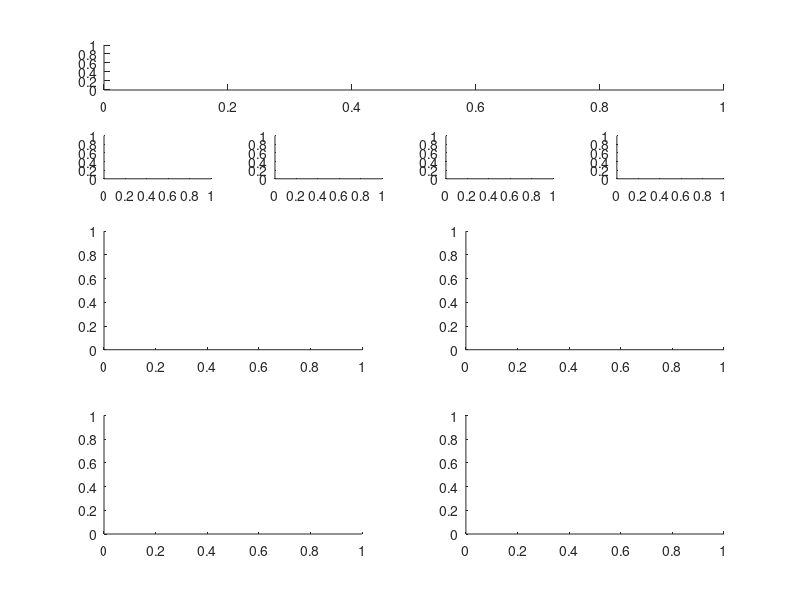

Here is the MATLAB script that generated this plot: (Note: this script raises an error after producing the figure.)

close all
addpath('../')
clear ch ax

% make the figure
figure('outerposition',[300 300 800 1000],'PaperUnits','points','PaperSize',[800 1000]); hold on

ax.cartoon = subplot(6,1,1); hold on
ax.spiking_g = subplot(6,4,5); hold on
ax.spiking_V = subplot(6,4,6); hold on
ax.spiking_f = subplot(3,2,3); hold on
ax.spiking_Ca = subplot(3,2,5); hold on

ax.bursting_g = subplot(6,4,7); hold on
ax.bursting_V = subplot(6,4,8); hold on
ax.bursting_f = subplot(3,2,4); hold on
ax.bursting_Ca = subplot(3,2,6); hold on

figlib.pretty('plw',1,'lw',1,'fs',12)

% make a spiking neuron
x = singleCompartment.makeNeuron();
singleCompartment.disableControllers(x)
x.set('*gbar',[190 64 4.3 .62 0 1517 .125 1820])

% measure calcium levels in base model
x.dt = .1;
x.t_end = 10e3;
x.integrate;
V = x.integrate;
Ca0 = x.AB.Ca_average;
metrics0 = xtools.V2metrics(V,'sampling_rate',10);

time = (1:length(V))*1e-3*x.dt;
plot(ax.spiking_V,time,V,'k')
set(ax.spiking_V,'XLim',[0 1])


x.plotgbars(ax.spiking_g,'AB')

for i = 1:length(x.handles.gbar_plot)
	% make stem plots solid
	x.handles.gbar_plot(i).MarkerFaceColor = x.handles.gbar_plot(i).Color;
	x.handles.gbar_plot(i).LineWidth = 1;
end

gbar = x.get('*gbar');
model_hash = hashlib.md5hash([gbar(:); [2 3]'; [1 4 5 6 8]']);

% measure Calcium level set
singleCompartment.perturb.findCalciumNullcline(x);
load([model_hash '_calcium.voronoi'],'v','-mat')



% measure behaviour in a grid using xgrid
% we will encode behaviour using colours 


gridsize = 100;
g0 = x.get('*gbar');

x0 = sum(g0(2:3));
y0 = sum(g0([1 4 5 6 8]));

x_range = corelib.logrange(x0/100,x0*10,gridsize);
y_range = corelib.logrange(y0/100,y0*10,gridsize);



if exist('spiking_neuron_grid.mat','file')
	load('spiking_neuron_grid.mat','g','Ca','metrics')
else

	

	all_g = repmat(g0,1,100,100);


	for i = 1:gridsize
		for j = 1:gridsize
			all_g(:,i,j) =  singleCompartment.perturb.scaleG(g0,x_range(i),y_range(j));
		end
	end


	all_g = reshape(all_g,8,gridsize*gridsize);

	p = xgrid;
	p.cleanup;
	p.x = x;
	p.n_batches = 40;
	p.sim_func = @singleCompartment.measureMetrics;
	p.batchify(all_g,x.find('*gbar'));


	p.simulate;
	p.wait()


	[sim_data,metadata] = p.gather;
	metrics = sim_data{1};
	Ca = sim_data{2};
	g = sim_data{3};


	save('spiking_neuron_grid.mat','g','Ca','metrics')

end


% project g onto plane
xx = sum(g(2:3,:));
yy = sum(g([1 4 5 6 8],:));

f = log(metrics(5,:)./metrics0.firing_rate);



show_here = ax.spiking_f;
scatter(show_here,xx,yy,63,f,'filled','Marker','s')
set(show_here,'XScale','log','YScale','log')
c = parula;
c(1,:) = 1;
colormap(show_here,c);
caxis(show_here,[-.5 2])

% show where the reference model is
plot(show_here,x0,y0,'p','MarkerSize',12,'MarkerFaceColor','k','MarkerEdgeColor','k')

ch.spiking_f = colorbar(show_here);
set(ch.spiking_f,'YTick',[-.5 log([25 50 100]/25)],'YTickLabel',{'Silent','25', '50','100'});
title(ch.spiking_f,'f (Hz)')

plot((show_here),x_range,y_range,'k:','LineWidth',2);
axis((show_here),'square');



show_here = ax.spiking_Ca; hold on

rel_ca = log2(Ca./Ca0);
rel_ca(rel_ca<-2) = -2;

scatter(show_here,xx,yy,63,rel_ca,'filled','Marker','s')

set(show_here,'XScale','log','YScale','log')
ch.spiking_Ca = colorbar(show_here);
colormap(show_here,colormaps.redblue);


caxis((show_here),[-4 4])


plot((show_here),x_range,y_range,'k:','LineWidth',2);
axis((show_here),'square');

set(ch.spiking_Ca,'YTick',[-4:2:4],'YTickLabel',{'<1/16','1/4', 'Target','4X','16X'});
title(ch.spiking_Ca,'<[Ca^{2+}]>')



% plot level set
xx = v.boundaries(1).regions.x;
yy = v.boundaries(1).regions.y;
xx(xx==max(xx)) = NaN;
yy(yy==max(yy)) = NaN;
plot(show_here,xx,yy,'k')

XLim = [min(x_range)*.8 max(x_range)*1.2];
YLim = [min(y_range)*.8 max(y_range)*1.2];

set(show_here,'XLim',XLim,'YLim',YLim,'XTick',[10 100 1e3])
set(ax.spiking_f,'XLim',XLim,'YLim',YLim,'XTick',[10 100 1e3])
xlabel(show_here,'$\Sigma \bar{g}_{Ca} (\mu S/mm^2)$','interpreter','latex')
ylabel(show_here,'$\Sigma \bar{g}_{others} (\mu S/mm^2)$','interpreter','latex')
ylabel(ax.spiking_f,'$\Sigma \bar{g}_{others} (\mu S/mm^2)$','interpreter','latex')






% make a bursting neuron
x = singleCompartment.makeNeuron();
singleCompartment.disableControllers(x)
x.set('*gbar',[379 165 2.35 .72 297 1713 .46 1370])

gbar = x.get('*gbar');
model_hash = hashlib.md5hash([gbar(:); [2 3]'; [1 4 5 6 8]']);

% measure calcium levels in base model
x.dt = .1;
x.t_end = 10e3;
x.integrate;
V = x.integrate;
Ca0 = x.AB.Ca_average;
metrics0 = xtools.V2metrics(V,'sampling_rate',10);

% show gbars
x.plotgbars(ax.bursting_g,'AB')

for i = 1:length(x.handles.gbar_plot)
	% make stem plots solid
	x.handles.gbar_plot(i).MarkerFaceColor = x.handles.gbar_plot(i).Color;
	x.handles.gbar_plot(i).LineWidth = 1;
end

% show voltage trace
time = (1:length(V))*1e-3*x.dt;
plot(ax.bursting_V,time,V,'k')
set(ax.bursting_V,'XLim',[0 2])

% measure Calcium level set
singleCompartment.perturb.findCalciumNullcline(x);
load([model_hash '_calcium.voronoi'],'v','-mat')


% measure behaviour in a grid using xgrid
% we will encode behaviour using colours 

gridsize = 100;
g0 = x.get('*gbar');

x0 = sum(g0(2:3));
y0 = sum(g0([1 4 5 6 8]));

x_range = corelib.logrange(x0/100,x0*10,gridsize);
y_range = corelib.logrange(y0/100,y0*10,gridsize);

if exist('bursting_neuron_grid.mat','file')
	load('bursting_neuron_grid.mat','g','Ca','metrics')
else


	all_g = repmat(g0,1,100,100);

	for i = 1:gridsize
		for j = 1:gridsize
			all_g(:,i,j) =  singleCompartment.perturb.scaleG(g0,x_range(i),y_range(j));
		end
	end


	all_g = reshape(all_g,8,gridsize*gridsize);

	p = xgrid;
	p.cleanup;
	p.x = x;
	p.n_batches = 40;
	p.sim_func = @singleCompartment.measureMetrics;
	p.batchify(all_g,x.find('*gbar'));


	p.simulate;
	p.wait()


	[sim_data,metadata] = p.gather;
	metrics = sim_data{1};
	Ca = sim_data{2};
	g = sim_data{3};


	save('bursting_neuron_grid.mat','g','Ca','metrics')

end


% project g onto plane
xx = sum(g(2:3,:));
yy = sum(g([1 4 5 6 8],:));

f = metrics(5,:);
f = f/max(f);


regularity = metrics(9,:)./metrics(11,:);
regularity = log(regularity);
regularity = regularity/max(regularity);


spike_peak = metrics(19,:);
spike_peak = spike_peak - min(spike_peak);
spike_peak = spike_peak/max(spike_peak);

C = zeros(length(xx),3);
C(:,3) = f;
C(:,1) = 1-regularity;
C(:,2) = spike_peak;

show_here = ax.bursting_f;
scatter(show_here,xx,yy,63,C,'filled','Marker','s')
set(show_here,'XScale','log','YScale','log')
axis((show_here),'square');

plot(ax.bursting_f,x_range,y_range,'k:','LineWidth',2);

% show where the reference model is
plot(ax.bursting_f,x0,y0,'p','MarkerSize',12,'MarkerFaceColor','k','MarkerEdgeColor','k')


% show calcium
show_here = ax.bursting_Ca; hold on

rel_ca = log2(Ca./Ca0);
rel_ca(rel_ca<-2) = -2;

scatter(show_here,xx,yy,63,rel_ca,'filled','Marker','s')

set(show_here,'XScale','log','YScale','log')
ch.bursting_Ca = colorbar(show_here);
colormap(show_here,colormaps.redblue);
ch.bursting_Ca.Position = [.92 .11 .01 .1];

caxis((show_here),[-4 4])


plot((show_here),x_range,y_range,'k:','LineWidth',2);
axis((show_here),'square');

set(ch.bursting_Ca,'YTick',[-4:2:4],'YTickLabel',{'<1/16','1/4', 'Target','4X','16X'});
title(ch.bursting_Ca,'<[Ca^{2+}]>')


xx = v.boundaries(1).regions.x;
yy = v.boundaries(1).regions.y;
xx(xx==max(xx)) = NaN;
yy(yy==max(yy)) = NaN;
plot(show_here,xx,yy,'k')


XLim = [min(x_range)*.8 max(x_range)*1.2];
YLim = [min(y_range)*.8 max(y_range)*1.2];

set(show_here,'XLim',XLim,'YLim',YLim,'XTick',[10 100 1e3])
xlabel(show_here,'$\Sigma \bar{g}_{Ca} (\mu S/mm^2)$','interpreter','latex')
ylabel(show_here,'$\Sigma \bar{g}_{others} (\mu S/mm^2)$','interpreter','latex')

set(ax.bursting_f,'XLim',XLim,'YLim',YLim,'XTick',[10 100 1e3])

ylabel(ax.bursting_f,'$\Sigma \bar{g}_{others} (\mu S/mm^2)$','interpreter','latex')

axlib.makeEphys(ax.bursting_V)
axlib.makeEphys(ax.spiking_V,'time_scale',.5)








% cosmetic fixes
ax.spiking_g.Position = [.1 .73 .15 .05];
ax.spiking_g.YLim = [.1 1e4];
ax.spiking_g.YTick = [1 100 1e3];
ax.spiking_g.YMinorTick = 'off';

ax.spiking_V.Position = [.3 .73 .1 .05];

ax.bursting_g.Position = [.6 .73 .15 .05];
ax.bursting_g.YLim = [.1 1e4];
ax.bursting_g.YTick = [1 100 1e3];
ax.bursting_g.YMinorTick = 'off';

ax.bursting_V.Position = [.8 .73 .1 .05];

ylabel(ax.bursting_g,'$\bar{g} (\mu S/mm^2)$','interpreter','latex')

ax.spiking_Ca.Position = [.1 .05 .3 .3];
ax.bursting_Ca.Position = [.6 .05 .3 .3];
ax.spiking_f.Position = [.1 .35 .3 .3];
ax.bursting_f.Position = [.6 .35 .3 .3];

ch.spiking_Ca.Position = [.43 .11 .01 .1];

ch.spiking_f.Position = [.43 .41 .01 .1];

% create fake axes over the bursting f plot to put colorbars there
for i = 1:3
	fake_axes(i) = axes;
	fake_axes(i).Position = ax.bursting_f.Position;
	fake_axes(i).Position(1) = 1;
	set(fake_axes(i),'YTick',[],'YColor','w')

	% create the colormaps we need
	C = zeros(100,3);
	for j = 1:3
		C(:,j) = linspace(1,0,100);
	end
	C(:,i) = 1;
	colormap(fake_axes(i),C);


	fake_colorbar(i) = colorbar(fake_axes(i));
	fake_colorbar(i).YTick = [];
	fake_colorbar(i).Location = 'northoutside';
end

for i = 1:3
	fake_colorbar(i).Position = [.51 + i*.1 .64 .09 .01];
end

th = title(fake_colorbar(1),'ISI regularity');
th.Position = [20 10 0];
th = title(fake_colorbar(2),'Peak voltage');
th.Position = [20 10 0];
th = title(fake_colorbar(3),'Firing rate');
th.Position = [20 10 0];


I = imread('cartoon.png');
figlib.showImageInAxes(ax.cartoon,I)

axlib.label(ax.cartoon,'a');

axlib.label(ax.spiking_g,'b','x_offset',-.02);
axlib.label(ax.spiking_f,'c','x_offset',-.02,'y_offset',-.04);
axlib.label(ax.spiking_Ca,'d','x_offset',-.02,'y_offset',-.04);

axlib.label(ax.bursting_g,'e','x_offset',-.02);
axlib.label(ax.bursting_f,'f','x_offset',-.02,'y_offset',-.04);
axlib.label(ax.bursting_Ca,'g','x_offset',-.02,'y_offset',-.04);